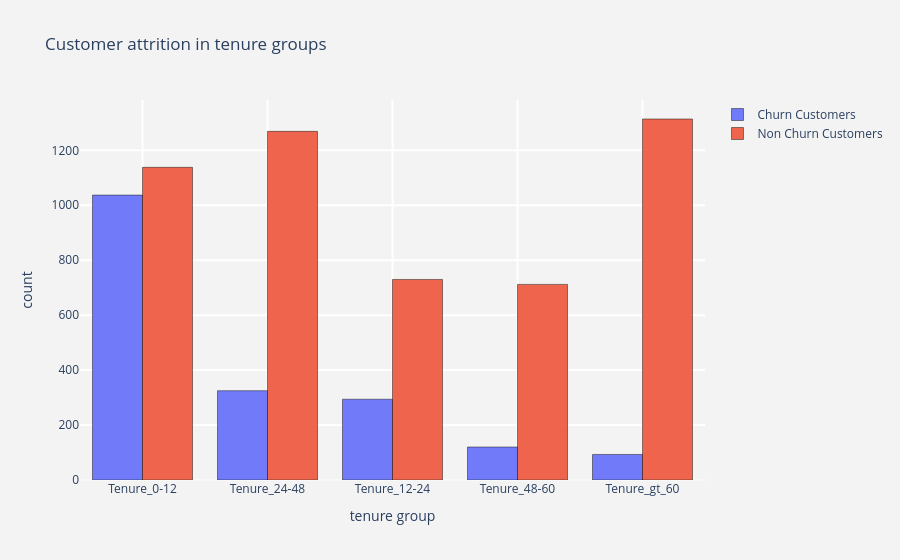

Here is the notebook cell this chart was saved with:
### Markdown cell above
# 3.3. Customer attrition in tenure groups

### Code cell
#cusomer attrition in tenure groups
tg_ch  =  churn["tenure_group"].value_counts().reset_index()
tg_ch.columns  = ["tenure_group","count"]
tg_nch =  not_churn["tenure_group"].value_counts().reset_index()
tg_nch.columns = ["tenure_group","count"]

#bar - churn
trace1 = go.Bar(x = tg_ch["tenure_group"]  , y = tg_ch["count"],
                name = "Churn Customers",
                marker = dict(line = dict(width = .5,color = "black")),
                opacity = .9)

#bar - not churn
trace2 = go.Bar(x = tg_nch["tenure_group"] , y = tg_nch["count"],
                name = "Non Churn Customers",
                marker = dict(line = dict(width = .5,color = "black")),
                opacity = .9)

layout = go.Layout(dict(title = "Customer attrition in tenure groups",
                        plot_bgcolor  = "rgb(243,243,243)",
                        paper_bgcolor = "rgb(243,243,243)",
                        xaxis = dict(gridcolor = 'rgb(255, 255, 255)',
                                     title = "tenure group",
                                     zerolinewidth=1,ticklen=5,gridwidth=2),
                        yaxis = dict(gridcolor = 'rgb(255, 255, 255)',
                                     title = "count",
                                     zerolinewidth=1,ticklen=5,gridwidth=2),
                       )
                  )
data = [trace1,trace2]
fig  = go.Figure(data=data,layout=layout)
py.iplot(fig)

### Figure 1 — Plotly figure (JSON) as saved in the notebook; plotly's stock layout.template omitted (floating-point values rounded to 4 significant figures)
{"data": [{"marker": {"line": {"color": "black", "width": 0.5}}, "name": "Churn Customers", "opacity": 0.9, "type": "bar", "x": ["Tenure_0-12", "Tenure_24-48", "Tenure_12-24", "Tenure_48-60", "Tenure_gt_60"], "y": [1037, 325, 294, 120, 93]}, {"marker": {"line": {"color": "black", "width": 0.5}}, "name": "Non Churn Customers", "opacity": 0.9, "type": "bar", "x": ["Tenure_gt_60", "Tenure_24-48", "Tenure_0-12", "Tenure_12-24", "Tenure_48-60"], "y": [1314, 1269, 1138, 730, 712]}], "layout": {"paper_bgcolor": "rgb(243,243,243)", "plot_bgcolor": "rgb(243,243,243)", "title": {"text": "Customer attrition in tenure groups"}, "xaxis": {"gridcolor": "rgb(255, 255, 255)", "gridwidth": 2, "ticklen": 5, "title": {"text": "tenure group"}, "zerolinewidth": 1}, "yaxis": {"gridcolor": "rgb(255, 255, 255)", "gridwidth": 2, "ticklen": 5, "title": {"text": "count"}, "zerolinewidth": 1}}}
